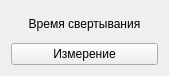
<?xml version="1.0" encoding="UTF-8"?>
<ui version="4.0">
 <class>Ko1</class>
 <widget class="QWidget" name="Ko1">
  <property name="geometry">
   <rect>
    <x>0</x>
    <y>0</y>
    <width>169</width>
    <height>76</height>
   </rect>
  </property>
  <property name="windowTitle">
   <string>Form</string>
  </property>
  <layout class="QVBoxLayout" name="verticalLayout_2">
   <item>
    <layout class="QVBoxLayout" name="verticalLayout">
     <item>
      <widget class="QLabel" name="label">
       <property name="text">
        <string>Время свертывания</string>
       </property>
       <property name="alignment">
        <set>Qt::AlignCenter</set>
       </property>
       <property name="buddy">
        <cstring>startButton</cstring>
       </property>
      </widget>
     </item>
     <item>
      <widget class="QPushButton" name="startButton">
       <property name="text">
        <string>Измерение</string>
       </property>
      </widget>
     </item>
    </layout>
   </item>
  </layout>
 </widget>
 <resources/>
 <connections/>
</ui>
